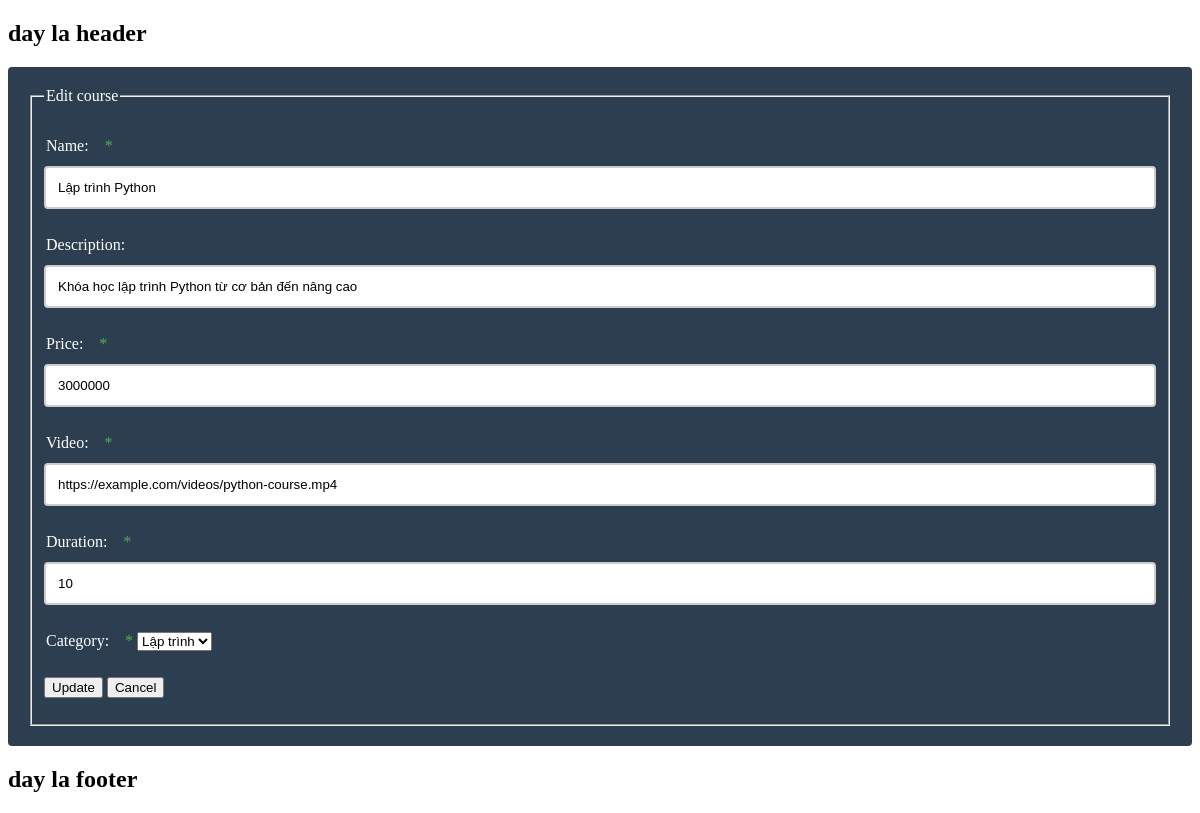
/editcourse.php?id=1, run on an earlier commit of the app's database.
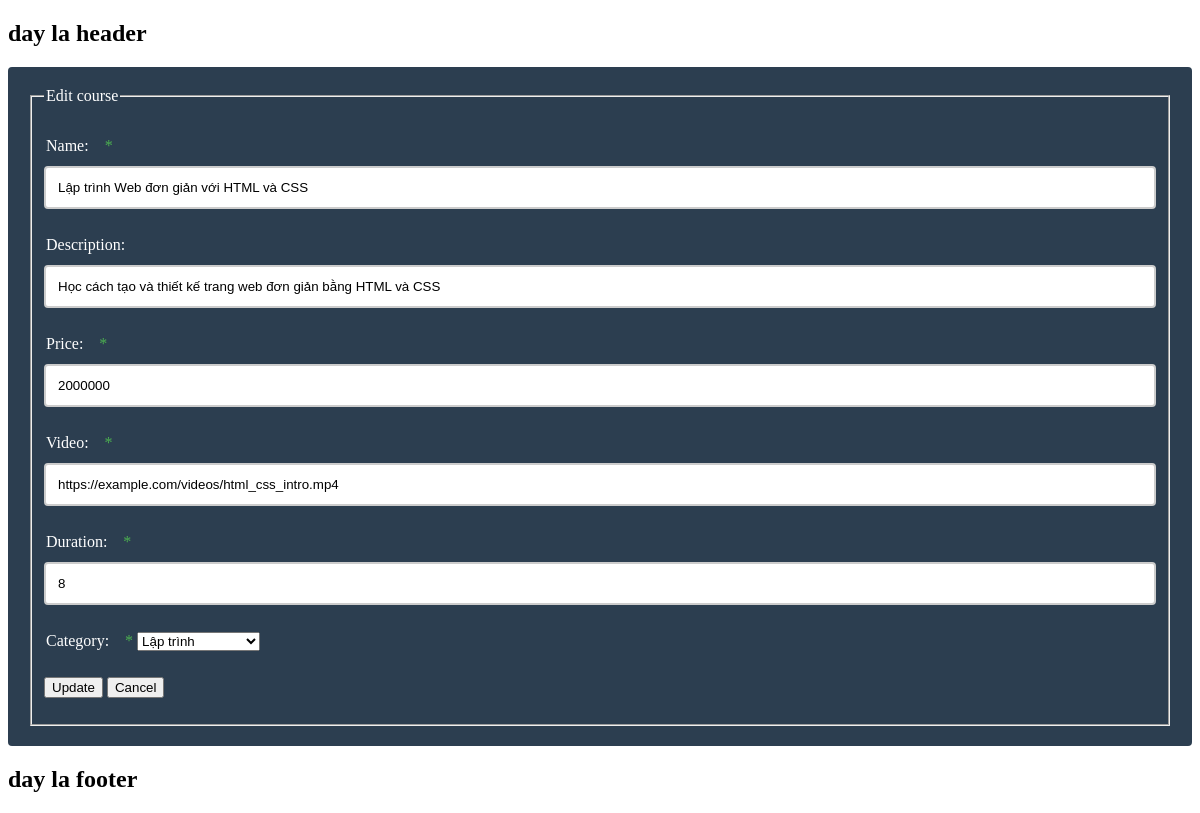
And on a later commit of the database.
### tables this page shows
CREATE TABLE `courses` (
  `id` int NOT NULL,
  `name` varchar(255) NOT NULL,
  `description` text NOT NULL,
  `price` float NOT NULL,
  `image` varchar(255) NOT NULL,
  `video` varchar(255) NOT NULL,
  `duration` int NOT NULL,
  `category_id` int DEFAULT NULL,
  `deleted` tinyint(1) NOT NULL DEFAULT '0'
);

### inc/init.php (called while the page is built, shortened)
<?php
spl_autoload_register(
    function ($className) {
        $fileName = strtolower($className) . ".php";
        $dirRoot = dirname(__DIR__);
    }
);

### classes/course.php (called while the page is built, shortened)
<?php
class Course
{
    public static function getByID($conn, $id)
    {
        try {
            $sql = "select * from courses where id=:id";
            $stmt = $conn->prepare($sql);
            $stmt->bindValue(':id', $id, PDO::PARAM_INT);
            $stmt->setFetchMode(PDO::FETCH_INTO, new Course());
            if ($stmt->execute()) {
                $course = $stmt->fetch();
                return $course;
            }
        } catch (PDOException $e) {
            echo $e->getMessage();
            return null;
        }
    }
}

### classes/category.php (called while the page is built, shortened)
<?php
class Category
{
    public static function getCategory($conn)
    {
        try{
            $sql = "select * from categories";
            $stmt = $conn->prepare($sql);
            $stmt->setFetchMode(PDO::FETCH_CLASS, "Category");
            if($stmt->execute()){
                $categories = $stmt->fetchAll(PDO::FETCH_ASSOC);
                return $categories;
            }
        }catch(PDOException $e){
            echo $e->getMessage();
            return null;
        }
    }
}

### editcourse.php (the view, shortened to what this page needs)
<?php
require 'inc/init.php';
$conn = require "inc/db.php";
$categories = Category::getCategory($conn);
if (isset($_GET['id'])) {
    $id = $_GET['id'];
    $course = Course::getByID($conn, $id);
} else {
    Dialog::show('Input ID, please');
    return;
}
require 'inc/header.php';
?>
<div class="content">
    <form method='post' id='frmEDITCOURSE'>
        <fieldset>
            <legend>Edit course</legend>
            <p class='row'>
                <label for="name">Name: </label>
                <span class='error'>*</span>
                <input name="name" id="name" type="text" value='<?=htmlspecialchars($course->name)?>' />
            </p>
            <p class='row'>
                <label for="description">Description: </label>
                <input name="description" id="description" type="text" value='<?=htmlspecialchars($course->description)?>'/>
            </p>
            <p class='row'>
                <label for="price">Price: </label>
                <span class='error'>*</span>
                <input name="price" id="price" type="text" value='<?=htmlspecialchars($course->price)?>' />
            </p>
            <p class='row'>
                <label for="video">Video: </label>
                <span class='error'>*</span>
                <input name="video" id="video" type="text" value='<?=htmlspecialchars($course->video)?>' />
            </p>
            <p class='row'>
                <label for="duration">Duration: </label>
                <span class='error'>*</span>
                <input name="duration" id="duration" type="text" value='<?=htmlspecialchars($course->duration)?>' />
            </p>
            <p class='row'>
                <label for='category_id'>Category: </label>
                <span class='error'>*</span>
                <select name='category_id'>
                    <?php foreach ($categories as $category) : ?>
                        <option value=<?echo $category['id']?>><? echo $category['name'] ?></option>
                    <?php endforeach;?>
                </select>
            </p>
            <p class='row'>
                <input class='btn' type="submit" value="Update" />
                <input class='btn' type="reset" value="Cancel" onClick='parent.location="courses_management.php"'/>
            </p>
        </fieldset>
    </form>
</div>
<? require 'inc/footer.php' ?>

What changed in the data, as far as the page shows it:
changed courses: name "Lập trình Python" → "Lập trình Web đơn giản với HTML và CSS"; description "Khóa học lập trình Python từ cơ bản đến nâng cao" → "Học cách tạo và thiết kế trang web đơn giản bằng HTML và CSS"; price "3000000" → "2000000"; video "https://example.com/videos/python-course.mp4" → "https://example.com/videos/html_css_intro.mp4"; duration "10" → "8"
